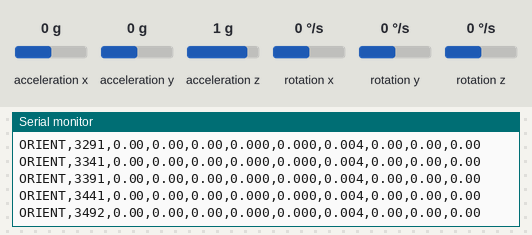
A program run on a simulated Teensy 4. On the bench: the last lines printed to the serial monitor. Wiring (inferred from the names in the program): MPU-6050 motion sensor at I2C address 0x68. Inputs (shaded band) come from the test bench; at power-on: acceleration x 0 g, acceleration y 0 g, acceleration z 1 g, rotation x 0 °/s, rotation y 0 °/s, rotation z 0 °/s.

Above: at 3.5 s.
3.6 s: acceleration x set to -1.4 g
At 3.61 s:
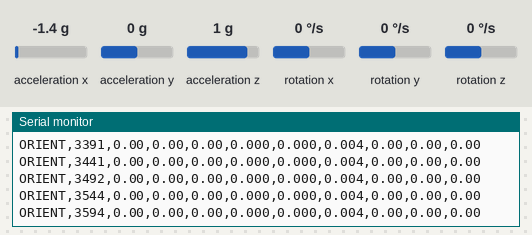
5.1 s: acceleration y set to -1.4 g
At 5.12 s:
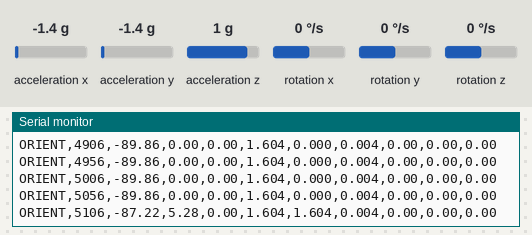
6.6 s: acceleration z set to -1.4 g
At 6.63 s:
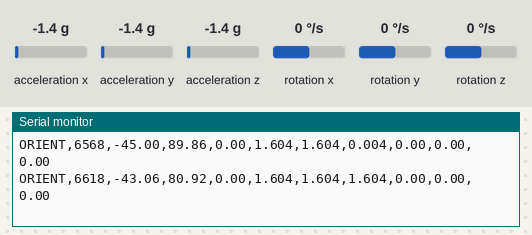
8.1 s: rotation x set to -192 °/s
At 8.19 s:
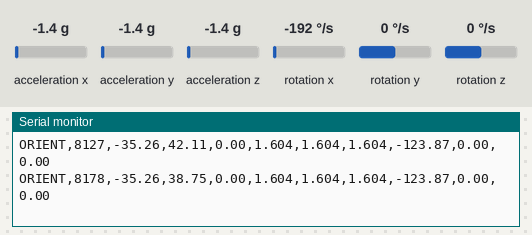
9.6 s: rotation y set to -192 °/s
At 9.6 s:
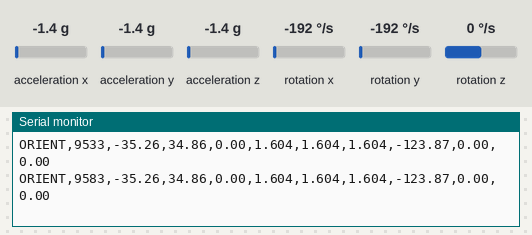
Timing chart, 0 to 12.1 s (numbered marks = the images above; inputs shaded):
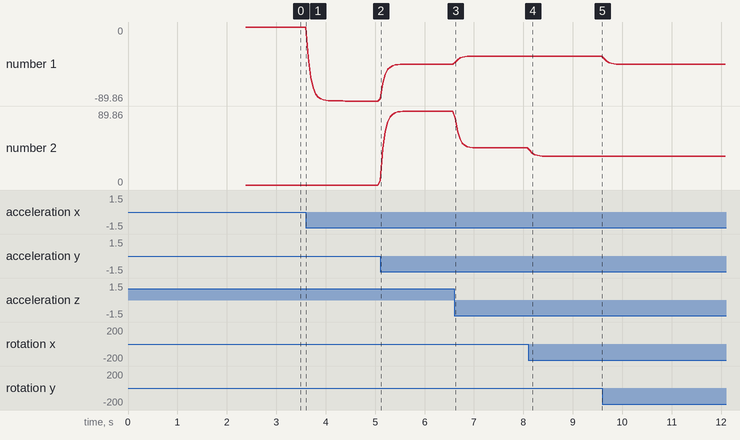

The program:

main.cpp
```cpp
#include <Arduino.h>
#include <Wire.h>
#include <math.h>

const int I2C_SDA_PIN = 18;
const int I2C_SCL_PIN = 19;
const byte MPU6050_ADDRESS = 0x68;

const unsigned long OUTPUT_INTERVAL_MS = 50;
const float COMPLEMENTARY_ALPHA = 0.98;
const int GYRO_CALIBRATION_SAMPLES = 500;

float pitchDeg = 0.0;
float rollDeg = 0.0;
float yawDeg = 0.0;

float gyroXOffset = 0.0;
float gyroYOffset = 0.0;
float gyroZOffset = 0.0;

unsigned long lastImuTime = 0;
unsigned long lastOutputTime = 0;

void writeRegister(byte registerAddress, byte value) {
  Wire.beginTransmission(MPU6050_ADDRESS);
  Wire.write(registerAddress);
  Wire.write(value);
  Wire.endTransmission();
}

byte readRegister(byte registerAddress) {
  Wire.beginTransmission(MPU6050_ADDRESS);
  Wire.write(registerAddress);
  Wire.endTransmission(false);
  Wire.requestFrom(MPU6050_ADDRESS, (byte)1);

  if (Wire.available()) {
    return Wire.read();
  }

  return 0;
}

int16_t makeSignedWord(byte highByte, byte lowByte) {
  return (int16_t)((highByte << 8) | lowByte);
}

bool readMpu6050Raw(int16_t &rawAx, int16_t &rawAy, int16_t &rawAz,
                    int16_t &rawGx, int16_t &rawGy, int16_t &rawGz) {
  Wire.beginTransmission(MPU6050_ADDRESS);
  Wire.write(0x3B);
  if (Wire.endTransmission(false) != 0) {
    return false;
  }

  if (Wire.requestFrom(MPU6050_ADDRESS, (byte)14) != 14) {
    return false;
  }

  rawAx = makeSignedWord(Wire.read(), Wire.read());
  rawAy = makeSignedWord(Wire.read(), Wire.read());
  rawAz = makeSignedWord(Wire.read(), Wire.read());

  // Skip temperature for the visualizer.
  Wire.read();
  Wire.read();

  rawGx = makeSignedWord(Wire.read(), Wire.read());
  rawGy = makeSignedWord(Wire.read(), Wire.read());
  rawGz = makeSignedWord(Wire.read(), Wire.read());

  return true;
}

void setupMpu6050() {
  writeRegister(0x6B, 0x00); // Wake up the MPU6050.
  writeRegister(0x1C, 0x00); // Accelerometer range: +/- 2 g.
  writeRegister(0x1B, 0x00); // Gyro range: +/- 250 deg/s.
  delay(100);
}

void calibrateGyro() {
  long gxSum = 0;
  long gySum = 0;
  long gzSum = 0;
  int samplesRead = 0;

  Serial.println("Keep the rocket still. Calibrating gyro...");

  while (samplesRead < GYRO_CALIBRATION_SAMPLES) {
    int16_t rawAx, rawAy, rawAz, rawGx, rawGy, rawGz;

    if (readMpu6050Raw(rawAx, rawAy, rawAz, rawGx, rawGy, rawGz)) {
      gxSum += rawGx;
      gySum += rawGy;
      gzSum += rawGz;
      samplesRead++;
    }

    delay(3);
  }

  gyroXOffset = (gxSum / (float)samplesRead) / 131.0;
  gyroYOffset = (gySum / (float)samplesRead) / 131.0;
  gyroZOffset = (gzSum / (float)samplesRead) / 131.0;

  Serial.println("Gyro calibration complete.");
}

void setStartingAngleFromAccelerometer() {
  int16_t rawAx, rawAy, rawAz, rawGx, rawGy, rawGz;
  if (!readMpu6050Raw(rawAx, rawAy, rawAz, rawGx, rawGy, rawGz)) {
    return;
  }

  float ax = rawAx / 16384.0;
  float ay = rawAy / 16384.0;
  float az = rawAz / 16384.0;

  pitchDeg = atan2(-ax, sqrt((ay * ay) + (az * az))) * RAD_TO_DEG;
  rollDeg = atan2(ay, az) * RAD_TO_DEG;
  yawDeg = 0.0;
}

void updateOrientation(float &ax, float &ay, float &az,
                       float &gx, float &gy, float &gz) {
  int16_t rawAx, rawAy, rawAz, rawGx, rawGy, rawGz;

  if (!readMpu6050Raw(rawAx, rawAy, rawAz, rawGx, rawGy, rawGz)) {
    return;
  }

  ax = rawAx / 16384.0;
  ay = rawAy / 16384.0;
  az = rawAz / 16384.0;

  gx = (rawGx / 131.0) - gyroXOffset;
  gy = (rawGy / 131.0) - gyroYOffset;
  gz = (rawGz / 131.0) - gyroZOffset;

  float accelPitch = atan2(-ax, sqrt((ay * ay) + (az * az))) * RAD_TO_DEG;
  float accelRoll = atan2(ay, az) * RAD_TO_DEG;

  unsigned long now = millis();
  float dtSeconds = (now - lastImuTime) / 1000.0;
  lastImuTime = now;

  if (dtSeconds <= 0.0 || dtSeconds > 1.0) {
    pitchDeg = accelPitch;
    rollDeg = accelRoll;
    return;
  }

  pitchDeg = (COMPLEMENTARY_ALPHA * (pitchDeg + (gy * dtSeconds))) +
             ((1.0 - COMPLEMENTARY_ALPHA) * accelPitch);
  rollDeg = (COMPLEMENTARY_ALPHA * (rollDeg + (gx * dtSeconds))) +
            ((1.0 - COMPLEMENTARY_ALPHA) * accelRoll);

  // Yaw is gyro-only here. It is useful for short demos, but it will drift
  // because the MPU6050 does not include a magnetometer.
  yawDeg += gz * dtSeconds;
}

void printOrientationRow(float ax, float ay, float az,
                         float gx, float gy, float gz) {
  Serial.print("ORIENT,");
  Serial.print(millis());
  Serial.print(",");
  Serial.print(pitchDeg, 2);
  Serial.print(",");
  Serial.print(rollDeg, 2);
  Serial.print(",");
  Serial.print(yawDeg, 2);
  Serial.print(",");
  Serial.print(ax, 3);
  Serial.print(",");
  Serial.print(ay, 3);
  Serial.print(",");
  Serial.print(az, 3);
  Serial.print(",");
  Serial.print(gx, 2);
  Serial.print(",");
  Serial.print(gy, 2);
  Serial.print(",");
  Serial.println(gz, 2);
}

void setup() {
  Serial.begin(115200);
  while (!Serial && millis() < 3000) {
    delay(10);
  }

  Serial.println("ARTS MPU6050 rocket orientation streamer");

  pinMode(I2C_SDA_PIN, INPUT_PULLUP);
  pinMode(I2C_SCL_PIN, INPUT_PULLUP);

  Wire.begin();
  Wire.setClock(100000);

  byte whoAmI = readRegister(0x75);
  if (whoAmI != 0x68) {
    Serial.print("MPU6050 not found. WHO_AM_I = 0x");
    Serial.println(whoAmI, HEX);
    while (true) {
      delay(1000);
    }
  }

  setupMpu6050();
  calibrateGyro();
  setStartingAngleFromAccelerometer();

  lastImuTime = millis();

  Serial.println("ORIENT,millis,pitch_deg,roll_deg,yaw_deg,ax_g,ay_g,az_g,gx_dps,gy_dps,gz_dps");
}

void loop() {
  float ax = 0.0;
  float ay = 0.0;
  float az = 0.0;
  float gx = 0.0;
  float gy = 0.0;
  float gz = 0.0;

  updateOrientation(ax, ay, az, gx, gy, gz);

  if (millis() - lastOutputTime >= OUTPUT_INTERVAL_MS) {
    printOrientationRow(ax, ay, az, gx, gy, gz);
    lastOutputTime = millis();
  }
}
```

Measured:
- plotted number 1: 0 → -89.86 after the input at 3.6 s
